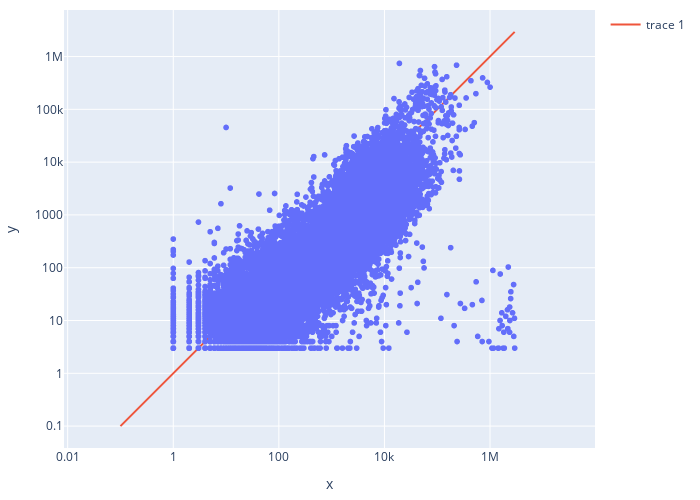

The code cell stored with this chart in its notebook:
### Code cell
fig = px.scatter(
    x = adata.var["bulk"],
    y = adata.var["pseudo"],
    log_x=True, log_y=True,
)
fig.update_xaxes(
    scaleanchor="y",
    scaleratio=1,
)
fig.add_trace(
    go.Scatter(
        x = [0.1, max(adata.var["bulk"].max(), adata.var["pseudo"].max())],
        y = [0.1, max(adata.var["bulk"].max(), adata.var["pseudo"].max())],
        mode="lines"
    )
)
fig.update_layout(
    width=700, height=500,
    margin=dict(l=10, r=10, t=10, b=10),
)
fig

### Figure 1 — Plotly figure (JSON) as saved in the notebook; plotly's stock layout.template omitted (floating-point values rounded to 4 significant figures; data arrays with more than 128 entries replaced by an {"elided": "..."} marker saying what was removed)
{"data": [{"hovertemplate": "x=%{x}<br>y=%{y}<extra></extra>", "legendgroup": "", "marker": {"color": "#636efa", "symbol": "circle"}, "mode": "markers", "name": "", "showlegend": false, "type": "scattergl", "x": {"elided": "18112 int values"}, "xaxis": "x", "y": {"elided": "18112 int values"}, "yaxis": "y"}, {"mode": "lines", "type": "scatter", "x": [0.1, 2929855], "y": [0.1, 2929855]}], "layout": {"height": 500, "legend": {"tracegroupgap": 0}, "margin": {"b": 10, "l": 10, "r": 10, "t": 10}, "width": 700, "xaxis": {"anchor": "y", "domain": [0, 1], "scaleanchor": "y", "scaleratio": 1, "title": {"text": "x"}, "type": "log"}, "yaxis": {"anchor": "x", "domain": [0, 1], "title": {"text": "y"}, "type": "log"}}}
